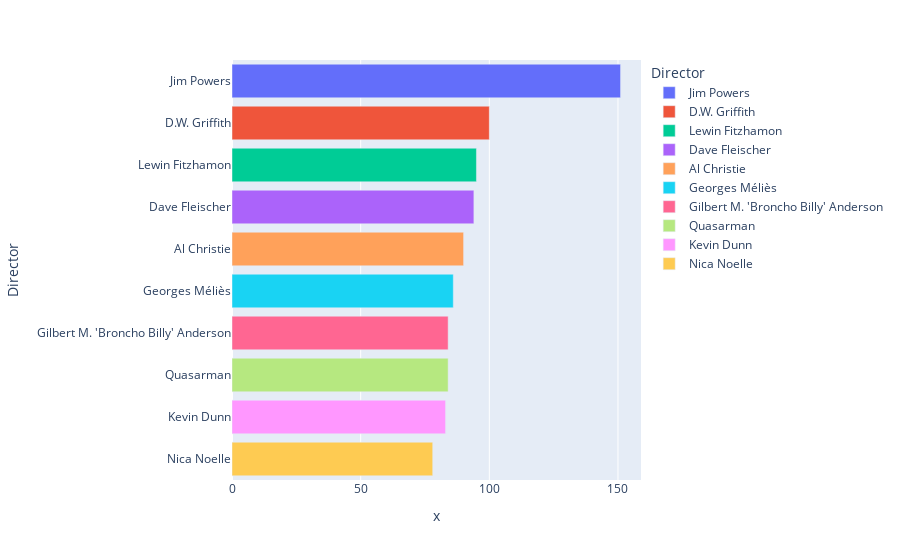

Source (notebook cell):
### Code cell
# Visualize the data frame
chart = px.bar(topTenDirectorsByNumOfMovies.toPandas(),
             y='Director',
             x=df['NumberOfMoviesProduced'],
             color='Director',
            orientation='h')
chart.show()

### Figure 1 — Plotly figure (JSON) as saved in the notebook; plotly's stock layout.template omitted (floating-point values rounded to 4 significant figures)
{"data": [{"alignmentgroup": "True", "hovertemplate": "Director=%{y}<br>x=%{x}<extra></extra>", "legendgroup": "Jim Powers", "marker": {"color": "#636efa"}, "name": "Jim Powers", "offsetgroup": "Jim Powers", "orientation": "h", "showlegend": true, "textposition": "auto", "type": "bar", "x": [151], "xaxis": "x", "y": ["Jim Powers"], "yaxis": "y"}, {"alignmentgroup": "True", "hovertemplate": "Director=%{y}<br>x=%{x}<extra></extra>", "legendgroup": "D.W. Griffith", "marker": {"color": "#EF553B"}, "name": "D.W. Griffith", "offsetgroup": "D.W. Griffith", "orientation": "h", "showlegend": true, "textposition": "auto", "type": "bar", "x": [100], "xaxis": "x", "y": ["D.W. Griffith"], "yaxis": "y"}, {"alignmentgroup": "True", "hovertemplate": "Director=%{y}<br>x=%{x}<extra></extra>", "legendgroup": "Lewin Fitzhamon", "marker": {"color": "#00cc96"}, "name": "Lewin Fitzhamon", "offsetgroup": "Lewin Fitzhamon", "orientation": "h", "showlegend": true, "textposition": "auto", "type": "bar", "x": [95], "xaxis": "x", "y": ["Lewin Fitzhamon"], "yaxis": "y"}, {"alignmentgroup": "True", "hovertemplate": "Director=%{y}<br>x=%{x}<extra></extra>", "legendgroup": "Dave Fleischer", "marker": {"color": "#ab63fa"}, "name": "Dave Fleischer", "offsetgroup": "Dave Fleischer", "orientation": "h", "showlegend": true, "textposition": "auto", "type": "bar", "x": [94], "xaxis": "x", "y": ["Dave Fleischer"], "yaxis": "y"}, {"alignmentgroup": "True", "hovertemplate": "Director=%{y}<br>x=%{x}<extra></extra>", "legendgroup": "Al Christie", "marker": {"color": "#FFA15A"}, "name": "Al Christie", "offsetgroup": "Al Christie", "orientation": "h", "showlegend": true, "textposition": "auto", "type": "bar", "x": [90], "xaxis": "x", "y": ["Al Christie"], "yaxis": "y"}, {"alignmentgroup": "True", "hovertemplate": "Director=%{y}<br>x=%{x}<extra></extra>", "legendgroup": "Georges Méliès", "marker": {"color": "#19d3f3"}, "name": "Georges Méliès", "offsetgroup": "Georges Méliès", "orientation": "h", "showlegend": true, "textposition": "auto", "type": "bar", "x": [86], "xaxis": "x", "y": ["Georges Méliès"], "yaxis": "y"}, {"alignmentgroup": "True", "hovertemplate": "Director=%{y}<br>x=%{x}<extra></extra>", "legendgroup": "Gilbert M. 'Broncho Billy' Anderson", "marker": {"color": "#FF6692"}, "name": "Gilbert M. 'Broncho Billy' Anderson", "offsetgroup": "Gilbert M. 'Broncho Billy' Anderson", "orientation": "h", "showlegend": true, "textposition": "auto", "type": "bar", "x": [84], "xaxis": "x", "y": ["Gilbert M. 'Broncho Billy' Anderson"], "yaxis": "y"}, {"alignmentgroup": "True", "hovertemplate": "Director=%{y}<br>x=%{x}<extra></extra>", "legendgroup": "Quasarman", "marker": {"color": "#B6E880"}, "name": "Quasarman", "offsetgroup": "Quasarman", "orientation": "h", "showlegend": true, "textposition": "auto", "type": "bar", "x": [84], "xaxis": "x", "y": ["Quasarman"], "yaxis": "y"}, {"alignmentgroup": "True", "hovertemplate": "Director=%{y}<br>x=%{x}<extra></extra>", "legendgroup": "Kevin Dunn", "marker": {"color": "#FF97FF"}, "name": "Kevin Dunn", "offsetgroup": "Kevin Dunn", "orientation": "h", "showlegend": true, "textposition": "auto", "type": "bar", "x": [83], "xaxis": "x", "y": ["Kevin Dunn"], "yaxis": "y"}, {"alignmentgroup": "True", "hovertemplate": "Director=%{y}<br>x=%{x}<extra></extra>", "legendgroup": "Nica Noelle", "marker": {"color": "#FECB52"}, "name": "Nica Noelle", "offsetgroup": "Nica Noelle", "orientation": "h", "showlegend": true, "textposition": "auto", "type": "bar", "x": [78], "xaxis": "x", "y": ["Nica Noelle"], "yaxis": "y"}], "layout": {"barmode": "relative", "legend": {"title": {"text": "Director"}, "tracegroupgap": 0}, "margin": {"t": 60}, "xaxis": {"anchor": "y", "domain": [0, 1], "title": {"text": "x"}}, "yaxis": {"anchor": "x", "categoryarray": ["Nica Noelle", "Kevin Dunn", "Quasarman", "Gilbert M. 'Broncho Billy' Anderson", "Georges Méliès", "Al Christie", "Dave Fleischer", "Lewin Fitzhamon", "D.W. Griffith", "Jim Powers"], "categoryorder": "array", "domain": [0, 1], "title": {"text": "Director"}}}}
